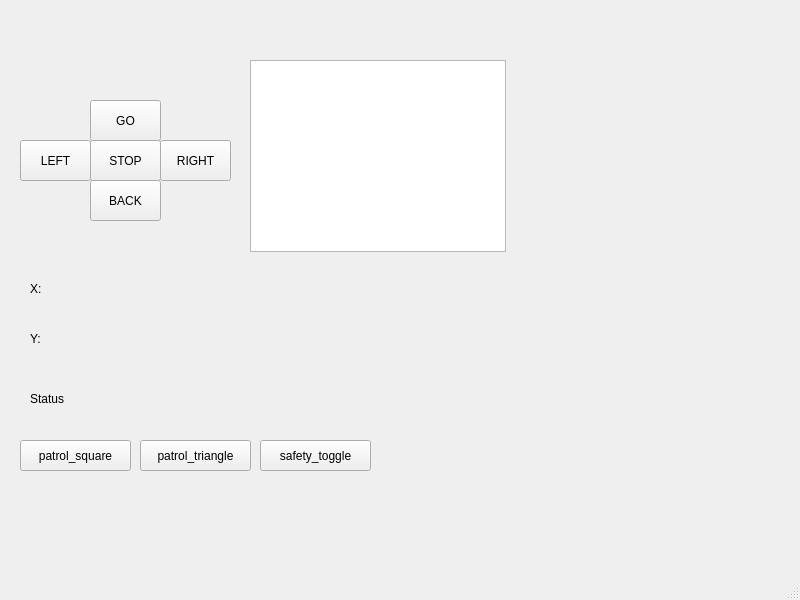
<?xml version="1.0" encoding="UTF-8"?>
<ui version="4.0">
 <class>MainWindow</class>
 <widget class="QMainWindow" name="MainWindow">
  <property name="geometry">
   <rect>
    <x>0</x>
    <y>0</y>
    <width>800</width>
    <height>600</height>
   </rect>
  </property>
  <property name="windowTitle">
   <string>MainWindow</string>
  </property>
  <widget class="QWidget" name="centralwidget">
   <widget class="QPushButton" name="btn_go">
    <property name="geometry">
     <rect>
      <x>90</x>
      <y>100</y>
      <width>71</width>
      <height>41</height>
     </rect>
    </property>
    <property name="text">
     <string>GO</string>
    </property>
   </widget>
   <widget class="QPushButton" name="btn_left">
    <property name="geometry">
     <rect>
      <x>20</x>
      <y>140</y>
      <width>71</width>
      <height>41</height>
     </rect>
    </property>
    <property name="text">
     <string>LEFT</string>
    </property>
   </widget>
   <widget class="QPushButton" name="btn_right">
    <property name="geometry">
     <rect>
      <x>160</x>
      <y>140</y>
      <width>71</width>
      <height>41</height>
     </rect>
    </property>
    <property name="text">
     <string>RIGHT</string>
    </property>
   </widget>
   <widget class="QPushButton" name="btn_back">
    <property name="geometry">
     <rect>
      <x>90</x>
      <y>180</y>
      <width>71</width>
      <height>41</height>
     </rect>
    </property>
    <property name="text">
     <string>BACK</string>
    </property>
   </widget>
   <widget class="QPushButton" name="btn_stop">
    <property name="geometry">
     <rect>
      <x>90</x>
      <y>140</y>
      <width>71</width>
      <height>41</height>
     </rect>
    </property>
    <property name="text">
     <string>STOP</string>
    </property>
   </widget>
   <widget class="QListWidget" name="listWidget">
    <property name="geometry">
     <rect>
      <x>250</x>
      <y>60</y>
      <width>256</width>
      <height>192</height>
     </rect>
    </property>
   </widget>
   <widget class="QLabel" name="label_pos_x">
    <property name="geometry">
     <rect>
      <x>30</x>
      <y>280</y>
      <width>67</width>
      <height>17</height>
     </rect>
    </property>
    <property name="text">
     <string>X:</string>
    </property>
   </widget>
   <widget class="QLabel" name="label_pos_y">
    <property name="geometry">
     <rect>
      <x>30</x>
      <y>330</y>
      <width>67</width>
      <height>17</height>
     </rect>
    </property>
    <property name="text">
     <string>Y:</string>
    </property>
   </widget>
   <widget class="QLabel" name="label_warning">
    <property name="geometry">
     <rect>
      <x>30</x>
      <y>390</y>
      <width>67</width>
      <height>17</height>
     </rect>
    </property>
    <property name="text">
     <string>Status</string>
    </property>
   </widget>
   <widget class="QPushButton" name="btn_patrol_square">
    <property name="geometry">
     <rect>
      <x>20</x>
      <y>440</y>
      <width>111</width>
      <height>31</height>
     </rect>
    </property>
    <property name="text">
     <string>patrol_square</string>
    </property>
   </widget>
   <widget class="QPushButton" name="btn_patrol_triangle">
    <property name="geometry">
     <rect>
      <x>140</x>
      <y>440</y>
      <width>111</width>
      <height>31</height>
     </rect>
    </property>
    <property name="text">
     <string>patrol_triangle</string>
    </property>
   </widget>
   <widget class="QPushButton" name="btn_safety_toggle">
    <property name="geometry">
     <rect>
      <x>260</x>
      <y>440</y>
      <width>111</width>
      <height>31</height>
     </rect>
    </property>
    <property name="text">
     <string>safety_toggle</string>
    </property>
   </widget>
  </widget>
  <widget class="QMenuBar" name="menubar">
   <property name="geometry">
    <rect>
     <x>0</x>
     <y>0</y>
     <width>800</width>
     <height>22</height>
    </rect>
   </property>
  </widget>
  <widget class="QStatusBar" name="statusbar"/>
 </widget>
 <resources/>
 <connections/>
</ui>
